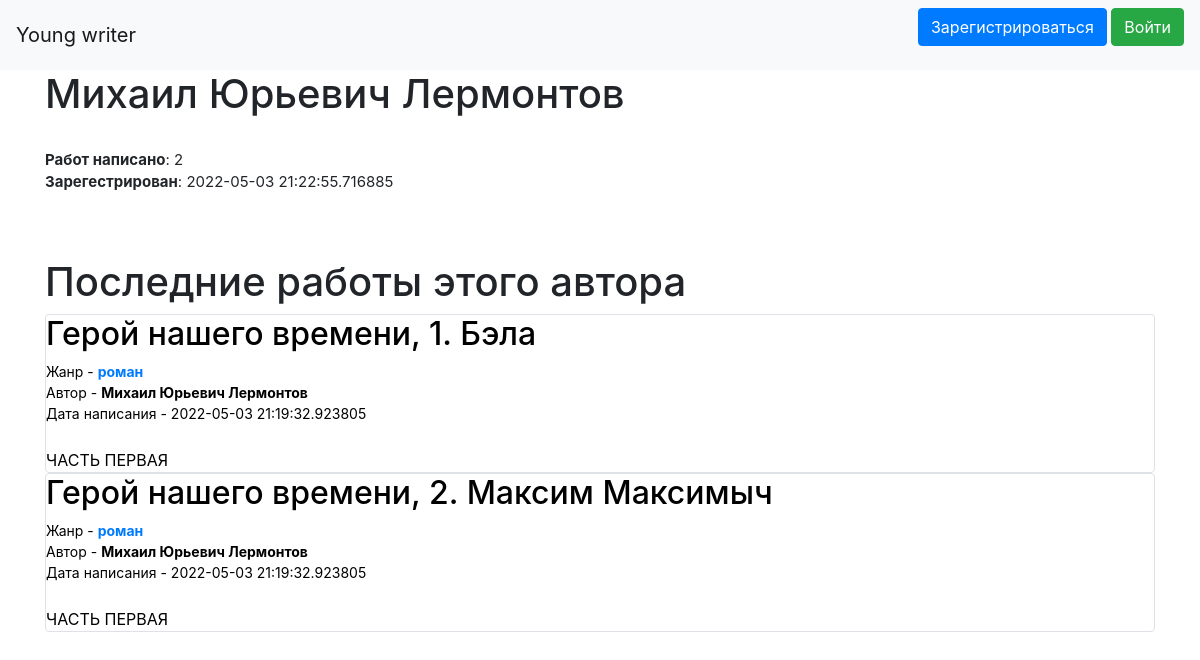
The page /profile/3 on the database its author committed.
### data/users.py (models this page shows, shortened)
class User(SqlAlchemyBase, UserMixin, SerializerMixin):
    __tablename__ = 'users'
    id = sqlalchemy.Column(sqlalchemy.Integer,
                           primary_key=True, autoincrement=True)
    name = sqlalchemy.Column(sqlalchemy.String, nullable=True)
    about = sqlalchemy.Column(sqlalchemy.String, nullable=True)
    email = sqlalchemy.Column(sqlalchemy.String,
                              index=True, unique=True, nullable=True)
    hashed_password = sqlalchemy.Column(sqlalchemy.String, nullable=True)
    created_date = sqlalchemy.Column(sqlalchemy.DateTime,
                                     default=datetime.datetime.now)
    news = orm.relation("Works", back_populates='user')

### data/works.py (models this page shows)
class Works(SqlAlchemyBase, SerializerMixin):
    __tablename__ = 'works'
    datetime_format = '%d %B %Y'
    id = sqlalchemy.Column(sqlalchemy.Integer,
                           primary_key=True, autoincrement=True)
    title = sqlalchemy.Column(sqlalchemy.String, nullable=True)
    genre_id = sqlalchemy.Column(sqlalchemy.Integer,
                                sqlalchemy.ForeignKey("genres.id"))
    description = sqlalchemy.Column(sqlalchemy.String, nullable=True)
    content = sqlalchemy.Column(sqlalchemy.String, nullable=True)
    created_date = sqlalchemy.Column(sqlalchemy.DateTime,
                                     default=datetime.datetime.now())
    is_private = sqlalchemy.Column(sqlalchemy.Boolean, default=True)
    user_id = sqlalchemy.Column(sqlalchemy.Integer,
                                sqlalchemy.ForeignKey("users.id"))
    user = orm.relation('User')
    genre = orm.relation('Genre')

### data/genre.py (models this page shows)
class Genre(SqlAlchemyBase, SerializerMixin):
    __tablename__ = 'genres'
    id = sqlalchemy.Column(sqlalchemy.Integer, primary_key=True,
                           autoincrement=True)
    name = sqlalchemy.Column(sqlalchemy.String, nullable=True)
    news = orm.relation("Works", back_populates='genre')

### main.py (the view)
@app.route('/profile/<int:user_id>')
def profile(user_id):
    db_sess = db_session.create_session()
    works = db_sess.query(Works).order_by(
        desc(Works.created_date)).filter(Works.user_id == user_id).all()
    return render_template('profile.html',
                           user=load_user(user_id),
                           works=works)

### data/db_session.py (called while the page is built)
def create_session() -> Session:
    global __factory
    return __factory()

### main.py (called while the page is built)
@login_manager.user_loader
def load_user(user_id):
    db_sess = db_session.create_session()
    return db_sess.query(User).get(user_id)

### templates/profile.html (shortened to what this page needs)
{% extends "base.html" %}
{% block content %}
<h1>{{ user.name }}</h1>
<p style="font-size: 15px;">
    <br>
    <b>Работ написано</b>: {{ works|length() }}
    <br>
    <b>Зарегестрирован</b>: {{ user.created_date }}
</p>
<br>
{% set logined = current_user.get_id() == user.id|string() %}
<br>
{% if logined %}
    <h1>Ваши последние работы</h1>
{% else %}
    <h1>Последние работы этого автора</h1>
{% endif %}
{% for item in works %}
<div class="col-md6 border rounded" style="color: black;">
    <a href='/texts/{{ item.id|int() }}' class='straight_link'>
        <h2>{{item.title}}</h2>
    </a>
    <div style="overflow-x:hidden; text-overflow: ellipsis; font-size: 14px;">
        Жанр - <a href="/filtered_by_genre/{{ item.genre_id }}"><b>{{item.genre.name}}</b></a><br>
        Автор - <b>{{item.user.name}}</b>
        <br>Дата написания - {{item.created_date}}
    </div>
    <br>
    <div style="overflow-x:hidden; text-overflow: ellipsis;">
        {{item.description}}
    </div>
</div>
{% endfor %}
<br>
{% endblock %}

### templates/base.html (style rules this page uses)
.straight_link { text-decoration: none; color: black; }

### rows shown on the page
User: name "Михаил Юрьевич Лермонтов", created_date "2022-05-03 21:22:55.716885"
Works: title "Герой нашего времени, 1. Бэла", genre.name "роман", user.name "Михаил Юрьевич Лермонтов", created_date "2022-05-03 21:19:32.923805", description "ЧАСТЬ ПЕРВАЯ"
Works: title "Герой нашего времени, 2. Максим Максимыч", genre.name "роман", user.name "Михаил Юрьевич Лермонтов", created_date "2022-05-03 21:19:32.923805", description "ЧАСТЬ ПЕРВАЯ"

### other values the page prints
{{ works|length() }} "2"
